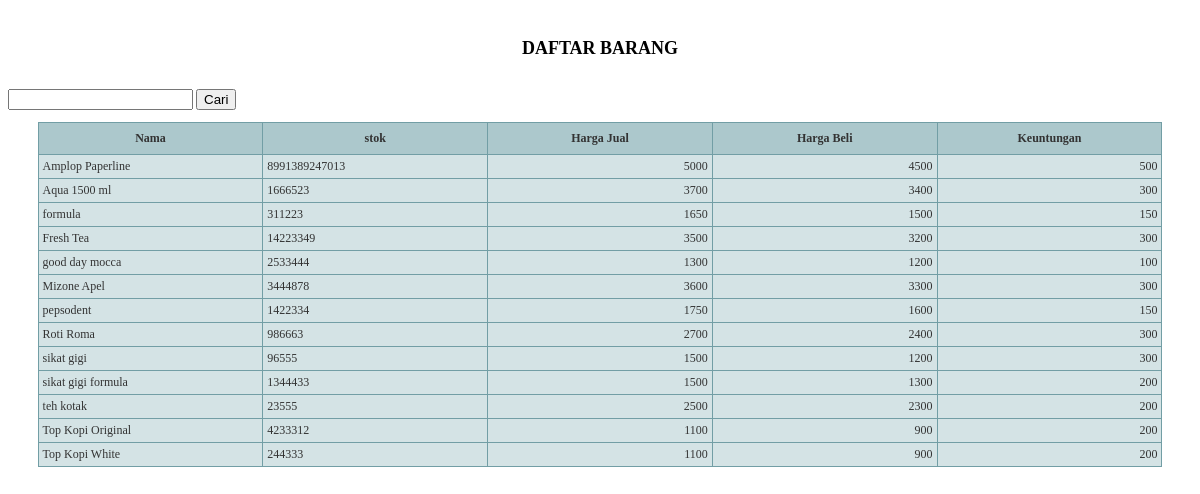
Screenshot of /barang.php with the database file from the repository.
### tables this page shows
CREATE TABLE `barang` (
  `id` int(20) NOT NULL auto_increment,
  `stok` varchar(20) default NULL,
  `nama` varchar(60) default NULL,
  `harga_beli` varchar(15) default NULL,
  `harga_jual` varchar(15) default NULL,
  `keuntungan` varchar(15) default NULL,
  PRIMARY KEY  (`id`)
);

### barang.php (the view, shortened to what this page needs)
<html>
<head>
</head>
<body>
<br/>
<center><h2>DAFTAR BARANG</h2></center>
<br/>
<form class="form" action="cari-barang.php" method="post" name="contact_form">
<input type="text" name="nama" >
<input type="Submit" value="Cari" >
</form>
<table id='tfhover'  class='tftable' border='1' align='center'><col width='100'> <col width='100'><col width='100'><col width='100'><col width='100'>
<tr><th>Nama</th><th>stok</th><th>Harga Jual</th><th>Harga Beli</th><th>Keuntungan</th></tr>
<?php
$select = "SELECT * FROM barang ORDER BY nama ASC";
$select_query = mysql_query($select);
while($select_result = mysql_fetch_array($select_query))
{
$nama 				= $select_result['nama'] ;
$harga_jual		 	= $select_result['harga_jual'] ;
$harga_beli			= $select_result['harga_beli'] ;
$keuntungan	 		= $select_result['keuntungan'] ;
$stok 			        = $select_result['stok'] ;
echo "
<tr><td style='text-align:left;'>$nama</td><td style='text-align:left;'>$stok</td><td>$harga_jual</td><td>$harga_beli</td><td>$keuntungan</td></tr>
";}
?>
</table>
</body>
</html>

### barang.php (style rules this page uses)
body { font-family: Verdana; font-size: 12px; }
td { font-size: 12px; }
table.tftable { table-layout:fixed; width:95%; word-break:break-all; font-size:12px;color:#333333;border-width: 1px;border-color: #729ea5;border-collapse: collapse; }
table.tftable th { font-size:12px;background-color:#acc8cc;border-width: 1px;padding: 8px; border-style: solid;border-color: #729ea5; }
table.tftable tr { background-color:#d4e3e5; }
table.tftable td { font-size:12px;border-width: 1px;padding: 4px;border-style: solid;border-color: #729ea5; text-align:right; }

### rows the page displays
barang: nama "Amplop Paperline", stok "8991389247013", harga_jual "5000", harga_beli "4500", keuntungan "500"
barang: nama "Aqua 1500 ml", stok "1666523", harga_jual "3700", harga_beli "3400", keuntungan "300"
barang: nama "formula", stok "311223", harga_jual "1650", harga_beli "1500", keuntungan "150"
barang: nama "Fresh Tea", stok "14223349", harga_jual "3500", harga_beli "3200", keuntungan "300"
barang: nama "good day mocca", stok "2533444", harga_jual "1300", harga_beli "1200", keuntungan "100"
barang: nama "Mizone Apel", stok "3444878", harga_jual "3600", harga_beli "3300", keuntungan "300"
barang: nama "pepsodent", stok "1422334", harga_jual "1750", harga_beli "1600", keuntungan "150"
barang: nama "Roti Roma", stok "986663", harga_jual "2700", harga_beli "2400", keuntungan "300"
barang: nama "sikat gigi", stok "96555", harga_jual "1500", harga_beli "1200", keuntungan "300"
barang: nama "sikat gigi formula", stok "1344433", harga_jual "1500", harga_beli "1300", keuntungan "200"
barang: nama "teh kotak", stok "23555", harga_jual "2500", harga_beli "2300", keuntungan "200"
barang: nama "Top Kopi Original", stok "4233312", harga_jual "1100", harga_beli "900", keuntungan "200"
barang: nama "Top Kopi White", stok "244333", harga_jual "1100", harga_beli "900", keuntungan "200"
